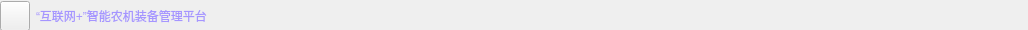
<?xml version="1.0" encoding="UTF-8"?>
<ui version="4.0">
 <class>WindowTitleBar</class>
 <widget class="QWidget" name="WindowTitleBar">
  <property name="geometry">
   <rect>
    <x>0</x>
    <y>0</y>
    <width>1028</width>
    <height>30</height>
   </rect>
  </property>
  <property name="minimumSize">
   <size>
    <width>844</width>
    <height>30</height>
   </size>
  </property>
  <property name="maximumSize">
   <size>
    <width>1028</width>
    <height>30</height>
   </size>
  </property>
  <property name="windowTitle">
   <string>Form</string>
  </property>
  <property name="styleSheet">
   <string notr="true">background-image: url(:/new/prefix/title.jpg);
</string>
  </property>
  <widget class="QWidget" name="layoutWidget">
   <property name="geometry">
    <rect>
     <x>0</x>
     <y>0</y>
     <width>1031</width>
     <height>32</height>
    </rect>
   </property>
   <layout class="QHBoxLayout" name="horizontalLayout">
    <property name="rightMargin">
     <number>10</number>
    </property>
    <item>
     <widget class="QToolButton" name="toolButton_4">
      <property name="minimumSize">
       <size>
        <width>30</width>
        <height>24</height>
       </size>
      </property>
      <property name="maximumSize">
       <size>
        <width>30</width>
        <height>30</height>
       </size>
      </property>
      <property name="styleSheet">
       <string notr="true">border-image: url(:/new/prefix/runshi1.ico);</string>
      </property>
      <property name="text">
       <string/>
      </property>
     </widget>
    </item>
    <item>
     <widget class="QLabel" name="label">
      <property name="styleSheet">
       <string notr="true">font: 75 16pt &quot;楷体&quot;;
color: rgb(165, 149, 255);
</string>
      </property>
      <property name="text">
       <string>“互联网+”智能农机装备管理平台</string>
      </property>
     </widget>
    </item>
    <item>
     <spacer name="horizontalSpacer">
      <property name="orientation">
       <enum>Qt::Horizontal</enum>
      </property>
      <property name="sizeHint" stdset="0">
       <size>
        <width>40</width>
        <height>20</height>
       </size>
      </property>
     </spacer>
    </item>
    <item>
     <widget class="QToolButton" name="toolButton">
      <property name="minimumSize">
       <size>
        <width>30</width>
        <height>27</height>
       </size>
      </property>
      <property name="maximumSize">
       <size>
        <width>30</width>
        <height>27</height>
       </size>
      </property>
      <property name="styleSheet">
       <string notr="true">QToolButton
{
	border:none;
	background-image: url(:/new/prefix/vedio_1.png);
}
QToolButton:hover
{
	background-image: url(:/new/prefix/vedio_2.png);
}
QToolButton:pressed
{
	background-image: url(:/new/prefix/vedio_3.png);
}</string>
      </property>
      <property name="text">
       <string/>
      </property>
     </widget>
    </item>
    <item>
     <widget class="QToolButton" name="toolButton_2">
      <property name="minimumSize">
       <size>
        <width>30</width>
        <height>27</height>
       </size>
      </property>
      <property name="maximumSize">
       <size>
        <width>30</width>
        <height>27</height>
       </size>
      </property>
      <property name="styleSheet">
       <string notr="true">QToolButton
{
	border:none;
	background-image: url(:/new/prefix/min_1.png);
}
QToolButton:hover
{
	background-image: url(:/new/prefix/min_2.png);
}
QToolButton:pressed
{
	background-image: url(:/new/prefix/min_3.png);
}</string>
      </property>
      <property name="text">
       <string/>
      </property>
     </widget>
    </item>
    <item>
     <widget class="QToolButton" name="toolButton_3">
      <property name="minimumSize">
       <size>
        <width>30</width>
        <height>27</height>
       </size>
      </property>
      <property name="maximumSize">
       <size>
        <width>30</width>
        <height>27</height>
       </size>
      </property>
      <property name="styleSheet">
       <string notr="true">QToolButton
{
	border:none;
	background-image: url(:/new/prefix/close_1.png)
}
QToolButton:hover
{
	background-image: url(:/new/prefix/close_2.png);
}
QToolButton:pressed
{
	background-image: url(:/new/prefix/close_3.png);
}</string>
      </property>
      <property name="text">
       <string/>
      </property>
     </widget>
    </item>
   </layout>
  </widget>
 </widget>
 <resources/>
 <connections/>
</ui>
